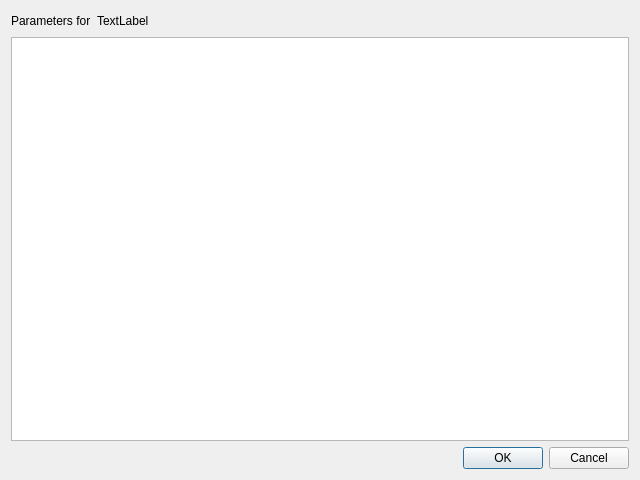
<?xml version="1.0" encoding="UTF-8"?>
<ui version="4.0">
 <class>WaterQualityParameterDialog</class>
 <widget class="QDialog" name="WaterQualityParameterDialog">
  <property name="geometry">
   <rect>
    <x>0</x>
    <y>0</y>
    <width>640</width>
    <height>480</height>
   </rect>
  </property>
  <property name="windowTitle">
   <string>Water Quality</string>
  </property>
  <layout class="QVBoxLayout" name="verticalLayout">
   <item>
    <layout class="QHBoxLayout" name="horizontalLayout">
     <item>
      <widget class="QLabel" name="label">
       <property name="text">
        <string>Parameters for</string>
       </property>
      </widget>
     </item>
     <item>
      <widget class="QLabel" name="lblParameter">
       <property name="text">
        <string>TextLabel</string>
       </property>
      </widget>
     </item>
     <item>
      <spacer name="horizontalSpacer">
       <property name="orientation">
        <enum>Qt::Horizontal</enum>
       </property>
       <property name="sizeHint" stdset="0">
        <size>
         <width>40</width>
         <height>20</height>
        </size>
       </property>
      </spacer>
     </item>
    </layout>
   </item>
   <item>
    <widget class="QTableWidget" name="trwParameters">
     <property name="rowCount">
      <number>0</number>
     </property>
    </widget>
   </item>
   <item>
    <widget class="QDialogButtonBox" name="buttonBox">
     <property name="orientation">
      <enum>Qt::Horizontal</enum>
     </property>
     <property name="standardButtons">
      <set>QDialogButtonBox::Cancel|QDialogButtonBox::Ok</set>
     </property>
    </widget>
   </item>
  </layout>
 </widget>
 <resources/>
 <connections>
  <connection>
   <sender>buttonBox</sender>
   <signal>accepted()</signal>
   <receiver>WaterQualityParameterDialog</receiver>
   <slot>accept()</slot>
   <hints>
    <hint type="sourcelabel">
     <x>248</x>
     <y>254</y>
    </hint>
    <hint type="destinationlabel">
     <x>157</x>
     <y>274</y>
    </hint>
   </hints>
  </connection>
  <connection>
   <sender>buttonBox</sender>
   <signal>rejected()</signal>
   <receiver>WaterQualityParameterDialog</receiver>
   <slot>reject()</slot>
   <hints>
    <hint type="sourcelabel">
     <x>316</x>
     <y>260</y>
    </hint>
    <hint type="destinationlabel">
     <x>286</x>
     <y>274</y>
    </hint>
   </hints>
  </connection>
 </connections>
</ui>
